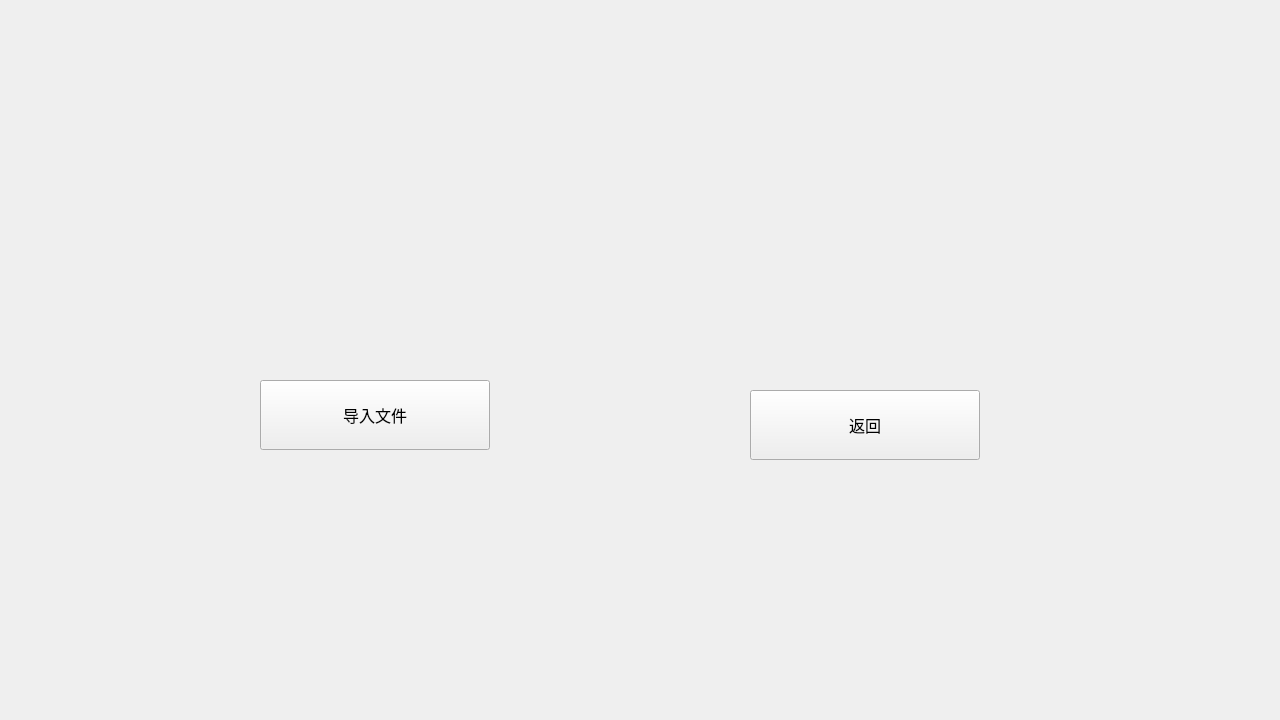
<?xml version="1.0" encoding="UTF-8"?>
<ui version="4.0">
 <class>Form</class>
 <widget class="QWidget" name="Form">
  <property name="geometry">
   <rect>
    <x>0</x>
    <y>0</y>
    <width>1280</width>
    <height>720</height>
   </rect>
  </property>
  <property name="windowTitle">
   <string>Form</string>
  </property>
  <widget class="QPushButton" name="pushButton">
   <property name="geometry">
    <rect>
     <x>260</x>
     <y>380</y>
     <width>230</width>
     <height>70</height>
    </rect>
   </property>
   <property name="font">
    <font>
     <family>Adobe 黑体 Std R</family>
     <pointsize>12</pointsize>
    </font>
   </property>
   <property name="text">
    <string>导入文件</string>
   </property>
  </widget>
  <widget class="QPushButton" name="pushButton_2">
   <property name="geometry">
    <rect>
     <x>750</x>
     <y>390</y>
     <width>230</width>
     <height>70</height>
    </rect>
   </property>
   <property name="font">
    <font>
     <family>Adobe 黑体 Std R</family>
     <pointsize>12</pointsize>
    </font>
   </property>
   <property name="text">
    <string>返回</string>
   </property>
  </widget>
  <widget class="QLabel" name="label">
   <property name="geometry">
    <rect>
     <x>460</x>
     <y>200</y>
     <width>371</width>
     <height>51</height>
    </rect>
   </property>
   <property name="text">
    <string/>
   </property>
  </widget>
 </widget>
 <resources/>
 <connections/>
</ui>
